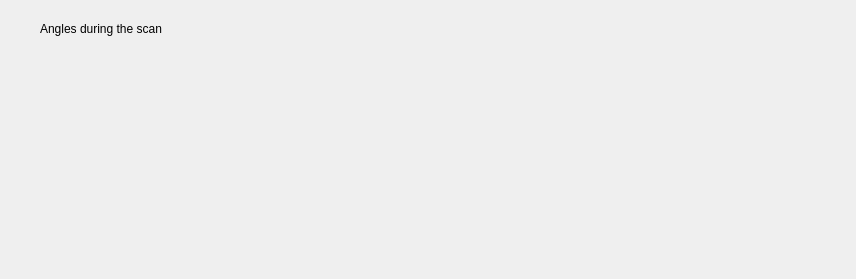
<?xml version="1.0" encoding="UTF-8"?>
<ui version="4.0">
 <class>DisplayScanAngles</class>
 <widget class="TaurusWidget" name="DisplayScanAngles">
  <property name="geometry">
   <rect>
    <x>0</x>
    <y>0</y>
    <width>856</width>
    <height>279</height>
   </rect>
  </property>
  <property name="windowTitle">
   <string>Form</string>
  </property>
  <widget class="QLabel" name="label">
   <property name="geometry">
    <rect>
     <x>40</x>
     <y>20</y>
     <width>161</width>
     <height>17</height>
    </rect>
   </property>
   <property name="text">
    <string>Angles during the scan</string>
   </property>
  </widget>
 </widget>
 <customwidgets>
  <customwidget>
   <class>TaurusWidget</class>
   <extends>QWidget</extends>
   <header>taurus.qt.qtgui.container</header>
   <container>1</container>
  </customwidget>
 </customwidgets>
 <resources/>
 <connections/>
</ui>
